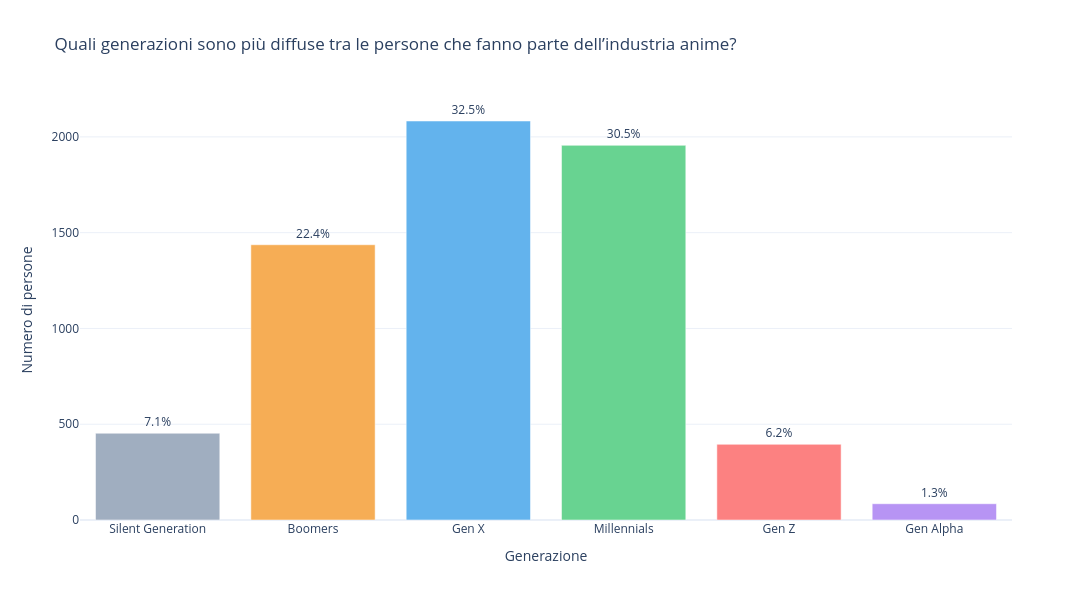

Notebook code for this chart:
### Code cell
# prendo person_mal_id
works_people = (
    df_person_anime_works[["person_mal_id"]]
    .copy()
)
#converto in numerico e tolgo righe mancanti o duplicati (controllo ch eho aggiunto per sicurezza)
works_people["person_mal_id"] = pd.to_numeric(works_people["person_mal_id"], errors="coerce").astype("Int64")
works_people = works_people.dropna(subset=["person_mal_id"]).drop_duplicates()

# recupero anni di nascita da details
details_birth = (
    df_person_details[["person_mal_id", "birthday"]]
    .copy()
)
#conversioni di birthday
details_birth["person_mal_id"] = pd.to_numeric(details_birth["person_mal_id"], errors="coerce").astype("Int64")
details_birth["birthday"] = pd.to_datetime(details_birth["birthday"], errors="coerce", utc=True)
details_birth["birth_year"] = details_birth["birthday"].dt.year.astype("Int64")

# filtro anni (prima di 1900 e dopo 2024 gli anni li considero 'non palusibili' per evitare dati strani)
details_birth.loc[~details_birth["birth_year"].between(1900, 2024), "birth_year"] = pd.NA

#aggiungo birth_year
staff = works_people.merge(details_birth[["person_mal_id", "birth_year"]], on="person_mal_id", how="left")
details_birth = details_birth.drop_duplicates(subset=["person_mal_id"]) #verifico duplicati (controllo in +)

print("People nei credits (unique person_mal_id):", staff["person_mal_id"].nunique())
print("People nei credits con birth_year disponibile:", staff["birth_year"].notna().sum())
print("Quota birth_year disponibile:", round(staff["birth_year"].notna().mean(), 3))

# generazioni
labels = ["Silent Generation", "Boomers", "Gen X", "Millennials", "Gen Z", "Gen Alpha"]
staff["generation"] = pd.cut(
    staff["birth_year"],
    bins=[-np.inf, 1945, 1964, 1980, 1996, 2012, 2024],
    labels=labels ,
    right=True
)

gen_counts = (
    staff.dropna(subset=["generation"])
         .groupby("generation", observed=True)["person_mal_id"]
         .nunique()
         .reset_index(name="count")
)

gen_counts["generation"] = pd.Categorical(gen_counts["generation"], categories=labels, ordered=True)
gen_counts = gen_counts.sort_values("generation")
gen_counts["share"] = gen_counts["count"] / gen_counts["count"].sum() * 100

color_map = {
    "Silent Generation": "#A0AEC0",
    "Boomers": "#F6AD55",
    "Gen X": "#63B3ED",
    "Millennials": "#68D391",
    "Gen Z": "#FC8181",
    "Gen Alpha": "#B794F4",
}

fig = px.bar(
    gen_counts,
    x="generation",
    y="count",
    color="generation",
    color_discrete_map=color_map,
    text=gen_counts["share"].round(1).astype(str) + "%",
    title="Quali generazioni sono più diffuse tra le persone che fanno parte dell’industria anime?",
    labels={"count": "Numero di persone", "generation": "Generazione"},
)
fig.update_layout(template="plotly_white", width=1100, height=600, showlegend=False)
fig.update_traces(textposition="outside")
fig.update_yaxes(rangemode="tozero")
fig.show()

### Figure 1 — Plotly figure (JSON) as saved in the notebook; plotly's stock layout.template omitted (floating-point values rounded to 4 significant figures)
{"data": [{"hovertemplate": "Generazione=%{x}<br>Numero di persone=%{y}<br>text=%{text}<extra></extra>", "legendgroup": "Silent Generation", "marker": {"color": "#A0AEC0", "pattern": {"shape": ""}}, "name": "Silent Generation", "orientation": "v", "showlegend": true, "text": ["7.1%"], "textposition": "outside", "x": ["Silent Generation"], "xaxis": "x", "y": [453], "yaxis": "y", "type": "bar"}, {"hovertemplate": "Generazione=%{x}<br>Numero di persone=%{y}<br>text=%{text}<extra></extra>", "legendgroup": "Boomers", "marker": {"color": "#F6AD55", "pattern": {"shape": ""}}, "name": "Boomers", "orientation": "v", "showlegend": true, "text": ["22.4%"], "textposition": "outside", "x": ["Boomers"], "xaxis": "x", "y": [1437], "yaxis": "y", "type": "bar"}, {"hovertemplate": "Generazione=%{x}<br>Numero di persone=%{y}<br>text=%{text}<extra></extra>", "legendgroup": "Gen X", "marker": {"color": "#63B3ED", "pattern": {"shape": ""}}, "name": "Gen X", "orientation": "v", "showlegend": true, "text": ["32.5%"], "textposition": "outside", "x": ["Gen X"], "xaxis": "x", "y": [2083], "yaxis": "y", "type": "bar"}, {"hovertemplate": "Generazione=%{x}<br>Numero di persone=%{y}<br>text=%{text}<extra></extra>", "legendgroup": "Millennials", "marker": {"color": "#68D391", "pattern": {"shape": ""}}, "name": "Millennials", "orientation": "v", "showlegend": true, "text": ["30.5%"], "textposition": "outside", "x": ["Millennials"], "xaxis": "x", "y": [1956], "yaxis": "y", "type": "bar"}, {"hovertemplate": "Generazione=%{x}<br>Numero di persone=%{y}<br>text=%{text}<extra></extra>", "legendgroup": "Gen Z", "marker": {"color": "#FC8181", "pattern": {"shape": ""}}, "name": "Gen Z", "orientation": "v", "showlegend": true, "text": ["6.2%"], "textposition": "outside", "x": ["Gen Z"], "xaxis": "x", "y": [395], "yaxis": "y", "type": "bar"}, {"hovertemplate": "Generazione=%{x}<br>Numero di persone=%{y}<br>text=%{text}<extra></extra>", "legendgroup": "Gen Alpha", "marker": {"color": "#B794F4", "pattern": {"shape": ""}}, "name": "Gen Alpha", "orientation": "v", "showlegend": true, "text": ["1.3%"], "textposition": "outside", "x": ["Gen Alpha"], "xaxis": "x", "y": [85], "yaxis": "y", "type": "bar"}], "layout": {"xaxis": {"anchor": "y", "domain": [0.0, 1.0], "title": {"text": "Generazione"}, "categoryorder": "array", "categoryarray": ["Silent Generation", "Boomers", "Gen X", "Millennials", "Gen Z", "Gen Alpha"]}, "yaxis": {"anchor": "x", "domain": [0.0, 1.0], "title": {"text": "Numero di persone"}, "rangemode": "tozero"}, "legend": {"title": {"text": "Generazione"}, "tracegroupgap": 0}, "title": {"text": "Quali generazioni sono più diffuse tra le persone che fanno parte dell’industria anime?"}, "barmode": "relative", "width": 1100, "height": 600, "showlegend": false}}
